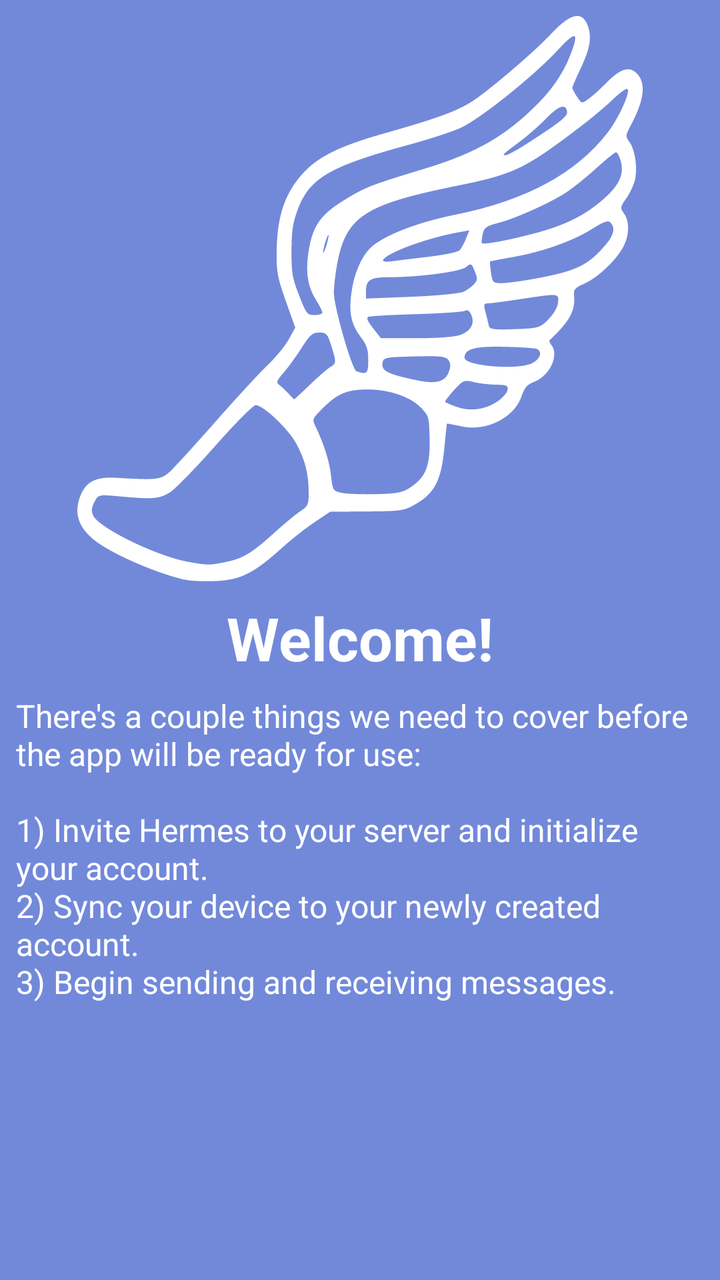
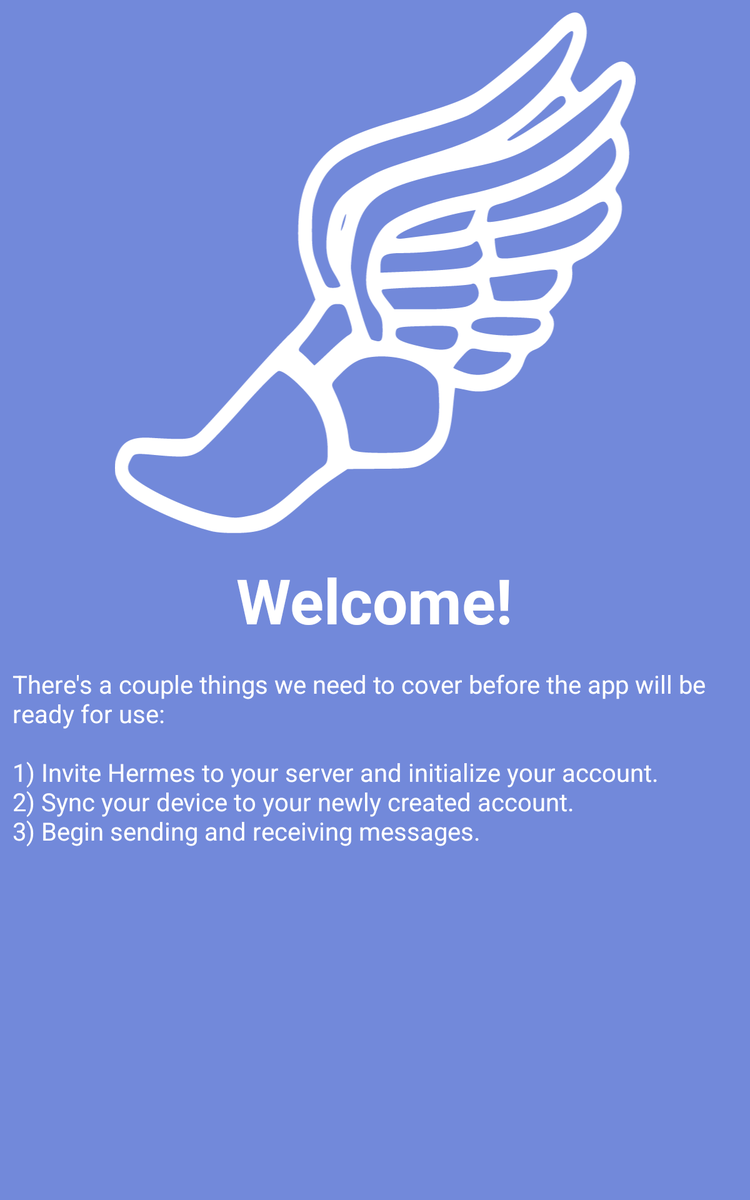

Compare how this app lays out the same screen by default and in its alternative resource folder. The renders come first, then the two layout files and the values they reference.
<!-- AndroidManifest.xml: application theme AppTheme -->
<!-- res/layout/onboarding_slide_1.xml -->
<?xml version="1.0" encoding="utf-8"?>
<android.support.constraint.ConstraintLayout
    xmlns:android="http://schemas.android.com/apk/res/android"
    xmlns:app="http://schemas.android.com/apk/res-auto"
    xmlns:tools="http://schemas.android.com/tools"
    android:layout_width="match_parent"
    android:layout_height="match_parent"
    android:background="@color/blurple"
    tools:layout_editor_absoluteX="0dp"
    tools:layout_editor_absoluteY="81dp">

    <ImageView
        android:id="@+id/dd_logo"
        android:layout_width="0dp"
        android:layout_height="0dp"
        android:layout_centerHorizontal="true"
        android:layout_margin="8dp"
        android:contentDescription="@string/dd_logo_desc"
        android:src="@drawable/ic_hermes"
        android:tint="@color/fullWhite"
        app:layout_constraintBottom_toTopOf="@+id/slide_1_title"
        app:layout_constraintLeft_toLeftOf="parent"
        app:layout_constraintRight_toRightOf="parent"
        app:layout_constraintTop_toTopOf="parent" />

    <TextView
        android:id="@+id/slide_1_title"
        android:layout_width="wrap_content"
        android:layout_height="wrap_content"
        android:layout_margin="8dp"
        android:text="@string/onboarding_slide_1_title"
        android:textColor="@color/fullWhite"
        android:textSize="@dimen/slide_title"
        android:textStyle="bold"
        app:layout_constraintBottom_toBottomOf="parent"
        app:layout_constraintLeft_toLeftOf="parent"
        app:layout_constraintRight_toRightOf="parent"
        app:layout_constraintTop_toTopOf="parent"
        app:layout_constraintVertical_bias="0.498" />

    <TextView
        android:id="@+id/slide_1_desc"
        android:layout_width="0dp"
        android:layout_height="0dp"
        android:layout_marginBottom="?actionBarSize"
        android:layout_marginLeft="8dp"
        android:layout_marginRight="8dp"
        android:layout_marginTop="8dp"
        android:text="@string/onboarding_slide_1_desc"
        android:textColor="@android:color/white"
        android:textSize="@dimen/slide_desc"
        app:layout_constraintBottom_toBottomOf="parent"
        app:layout_constraintHorizontal_bias="0.0"
        app:layout_constraintLeft_toLeftOf="parent"
        app:layout_constraintRight_toRightOf="parent"
        app:layout_constraintTop_toBottomOf="@+id/slide_1_title" />

</android.support.constraint.ConstraintLayout>
<!-- resources referenced by this layout -->
<resources>
  <color name="blurple">#7289DA</color>
  <color name="fullWhite">#FFFFFF</color>
  <dimen name="slide_desc">16sp</dimen>
  <dimen name="slide_title">30sp</dimen>
  <!-- drawable ic_hermes: vector/xml drawable (drawable, 5929 chars, omitted) -->
  <string name="dd_logo_desc">Hermes Direct logo</string>
  <string name="onboarding_slide_1_desc">
          There\'s a couple things we need to cover before the app will be ready for use: \n
          \n1) Invite Hermes to your server and initialize your account.
          \n2) Sync your device to your newly created account.
          \n3) Begin sending and receiving messages.
      </string>
  <string name="onboarding_slide_1_title">Welcome!</string>
  <style name="AppTheme" parent="Theme.AppCompat.Light.DarkActionBar">
          
          <item name="colorPrimary">@color/darkNotBlack</item>
          <item name="colorPrimaryDark">@color/notQuiteBlack</item>
          <item name="colorAccent">@color/blurple</item>
          <item name="android:textColor">@color/fullWhite</item>
      </style>
  <color name="darkNotBlack">#2C2F33</color>
  <color name="notQuiteBlack">#23272A</color>
</resources>
<!-- res/layout-large/onboarding_slide_1.xml (the repository's variant of the layout above) -->
<!-- drawn on a 7-inch tablet held upright -->
<?xml version="1.0" encoding="utf-8"?>
<RelativeLayout xmlns:android="http://schemas.android.com/apk/res/android"
    android:layout_width="match_parent"
    android:layout_height="match_parent"
    android:background="@color/blurple"
    android:padding="10dp">

    <ImageView
        android:id="@+id/dd_logo"
        android:layout_width="@dimen/img_width_height_lg"
        android:layout_height="@dimen/img_width_height_lg"
        android:layout_above="@+id/slide_1_title"
        android:layout_centerHorizontal="true"
        android:contentDescription="@string/dd_logo_desc"
        android:src="@drawable/ic_hermes"
        android:tint="@color/fullWhite" />

    <TextView
        android:id="@id/slide_1_title"
        android:layout_width="wrap_content"
        android:layout_height="wrap_content"
        android:layout_centerInParent="true"
        android:layout_marginBottom="@dimen/dots_margin_bottom"
        android:layout_marginTop="@dimen/dots_margin_bottom"
        android:text="@string/onboarding_slide_1_title"
        android:textColor="@android:color/white"
        android:textSize="@dimen/slide_title_lg"
        android:textStyle="bold" />

    <TextView
        android:id="@+id/slide_1_desc"
        android:layout_width="wrap_content"
        android:layout_height="wrap_content"
        android:layout_below="@id/slide_1_title"
        android:layout_centerHorizontal="true"
        android:text="@string/onboarding_slide_1_desc"
        android:textColor="@android:color/white"
        android:textSize="@dimen/slide_desc_lg" />

</RelativeLayout>
<!-- resources referenced by the variant -->
<!-- as a 7-inch tablet held upright resolves them -->
<resources>
  <color name="blurple">#7289DA</color>
  <color name="fullWhite">#FFFFFF</color>
  <dimen name="dots_margin_bottom">20dp</dimen>
  <dimen name="img_width_height_lg">500dp</dimen>
  <dimen name="slide_desc_lg">20sp</dimen>
  <dimen name="slide_title_lg">50sp</dimen>
  <!-- drawable ic_hermes: vector/xml drawable (drawable, 5929 chars, omitted) -->
  <string name="dd_logo_desc">Hermes Direct logo</string>
  <string name="onboarding_slide_1_desc">
          There\'s a couple things we need to cover before the app will be ready for use: \n
          \n1) Invite Hermes to your server and initialize your account.
          \n2) Sync your device to your newly created account.
          \n3) Begin sending and receiving messages.
      </string>
  <string name="onboarding_slide_1_title">Welcome!</string>
  <style name="AppTheme" parent="Theme.AppCompat.Light.DarkActionBar">
          
          <item name="colorPrimary">@color/darkNotBlack</item>
          <item name="colorPrimaryDark">@color/notQuiteBlack</item>
          <item name="colorAccent">@color/blurple</item>
          <item name="android:textColor">@color/fullWhite</item>
      </style>
  <color name="darkNotBlack">#2C2F33</color>
  <color name="notQuiteBlack">#23272A</color>
</resources>
